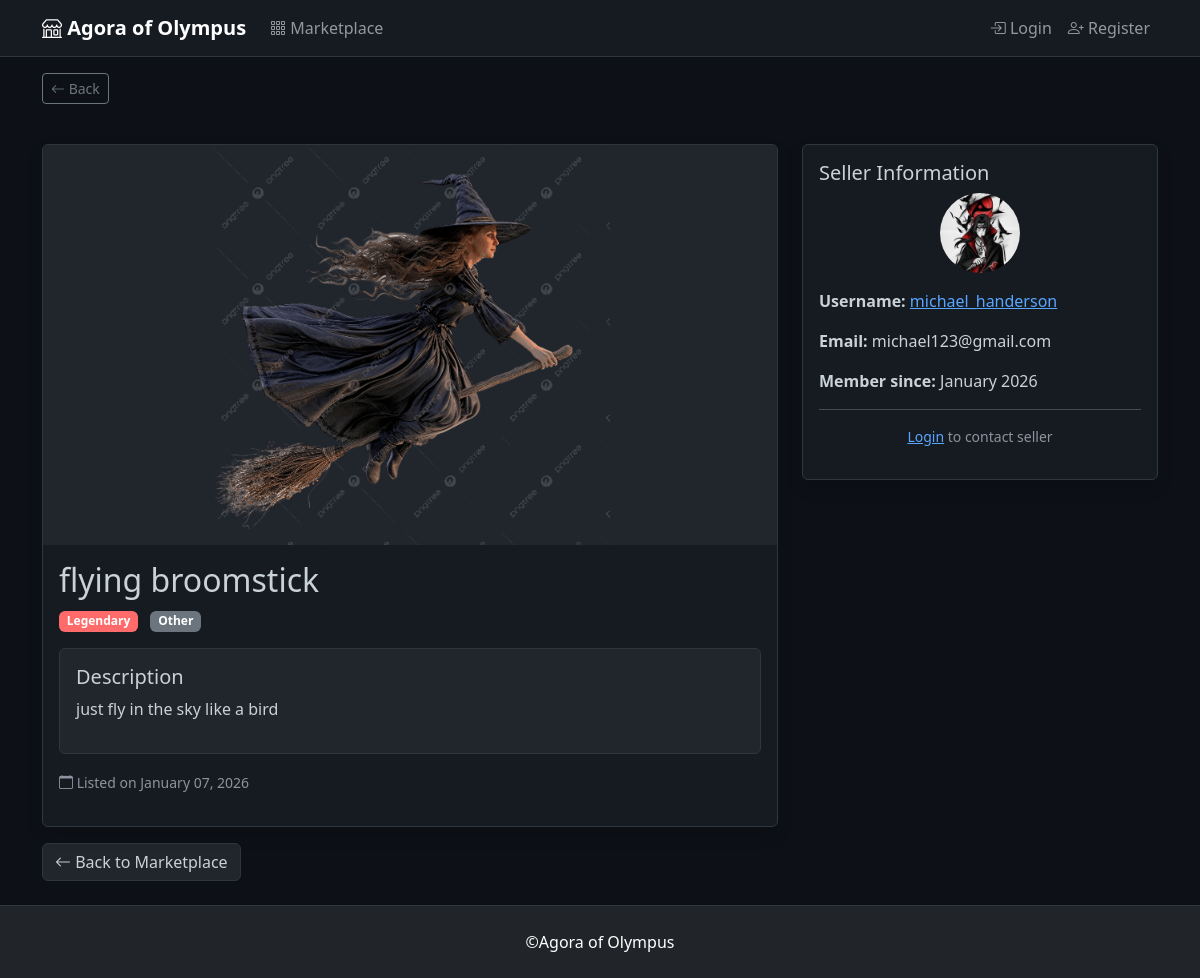
Screenshot of /item/4 with the database file from the repository.
### app/models.py (models this page shows, shortened)
class Item(db.Model):
    id = db.Column(db.Integer, primary_key=True)
    name = db.Column(db.String(100), nullable=False)
    description = db.Column(db.Text, nullable=False)
    image = db.Column(db.String(200), default='default_item.png')
    category = db.Column(db.String(50), nullable=False)
    rarity = db.Column(db.String(20), nullable=False)
    seller_id = db.Column(db.Integer, db.ForeignKey('user.id'), nullable=False)
    created_at = db.Column(db.DateTime, default=datetime.utcnow)
    messages = db.relationship('Message', backref='item', lazy='dynamic', cascade='all, delete-orphan')

class User(UserMixin, db.Model):
    id = db.Column(db.Integer, primary_key=True)
    username = db.Column(db.String(80), unique=True, nullable=False)
    email = db.Column(db.String(120), unique=True, nullable=False)
    password_hash = db.Column(db.String(200), nullable=False)
    avatar = db.Column(db.String(200), default='default_avatar.png')
    created_at = db.Column(db.DateTime, default=datetime.utcnow)
    items = db.relationship('Item', backref='seller', lazy='dynamic', cascade='all, delete-orphan')
    sent_messages = db.relationship('Message', foreign_keys='Message.sender_id',
                                   backref='sender', lazy='dynamic', cascade='all, delete-orphan')
    received_messages = db.relationship('Message', foreign_keys='Message.recipient_id',
                                       backref='recipient', lazy='dynamic', cascade='all, delete-orphan')

### app/routes.py (the view)
@main.route('/item/<int:item_id>')
def item_detail(item_id):
    item = Item.query.get_or_404(item_id)
    return render_template('item_detail.html', item=item)

### app/templates/item_detail.html (shortened to what this page needs)
{% extends "base.html" %}
{% block content %}
<div class="row">
    <div class="col-md-8">
        <div class="card shadow">
            <img src="{{ url_for('static', filename='uploads/items/' + item.image) }}" class="card-img-top"
                alt="{{ item.name }}" style="max-height: 400px; object-fit: contain; background-color: #21262d;"
                onerror="if(this.src!='https://via.placeholder.com/800x400?text=No+Image')this.src='https://via.placeholder.com/800x400?text=No+Image';">
            <div class="card-body">
                <div class="d-flex justify-content-between align-items-start mb-3">
                    <div>
                        <h2>{{ item.name }}</h2>
                        <span class="badge rarity-{{ item.rarity }} me-2">{{ item.rarity.title() }}</span>
                        <span class="badge bg-secondary">{{ item.category.title() }}</span>
                    </div>
                </div>
                <div class="alert alert-light">
                    <h5>Description</h5>
                    <p style="white-space: pre-wrap;">{{ item.description }}</p>
                </div>
                <p class="text-muted">
                    <small><i class="bi bi-calendar"></i> Listed on {{ item.created_at.strftime('%B %d, %Y') }}</small>
                </p>
            </div>
        </div>
    </div>
    <div class="col-md-4">
        <div class="card shadow">
            <div class="card-body">
                <h5 class="card-title">Seller Information</h5>
                <div class="text-center mb-3">
                    <img src="{{ url_for('static', filename='uploads/avatars/' + item.seller.avatar) }}"
                        alt="{{ item.seller.username }}" class="rounded-circle"
                        style="width: 80px; height: 80px; object-fit: cover;"
                        onerror="if(this.src!='https://via.placeholder.com/80?text=User')this.src='https://via.placeholder.com/80?text=User';">
                </div>
                <p><strong>Username:</strong> <a href="{{ url_for('main.profile', username=item.seller.username) }}">{{
                        item.seller.username }}</a></p>
                <p><strong>Email:</strong> {{ item.seller.email }}</p>
                <p><strong>Member since:</strong> {{ item.seller.created_at.strftime('%B %Y') }}</p>
                {% if current_user.is_authenticated and current_user.id != item.seller_id %}
                <hr>
                <a href="{{ url_for('main.chat', other_user_id=item.seller.id, item_id=item.id) }}"
                    class="btn btn-success w-100">
                    <i class="bi bi-chat-dots"></i> Chat with Seller
                </a>
                {% elif not current_user.is_authenticated %}
                <hr>
                <p class="text-muted small text-center">
                    <a href="{{ url_for('auth.login') }}">Login</a> to contact seller
                </p>
                {% endif %}
            </div>
        </div>
    </div>
</div>
<div class="mt-3">
    <a href="{{ url_for('main.marketplace') }}" class="btn btn-secondary">
        <i class="bi bi-arrow-left"></i> Back to Marketplace
    </a>
</div>
{% endblock %}

### app/templates/base.html (style rules this page uses)
:root { --bg-primary: #0d1117; --bg-secondary: #161b22; --bg-tertiary: #21262d; --border-color: #30363d; --text-primary: #c9d1d9; --text-secondary: #8b949e; --accent-blue: #58a6ff; --accent-purple: #bc8cff; --accent-green: #3fb950; }
html, body { height: 100%; margin: 0; background-color: var(--bg-primary); color: var(--text-primary); }
body { display: flex; flex-direction: column; }
.card { background-color: var(--bg-secondary); border: 1px solid var(--border-color); color: var(--text-primary); }
.alert-light { background-color: var(--bg-tertiary); border-color: var(--border-color); color: var(--text-primary); }
a { color: var(--accent-blue); }
.btn-secondary { background-color: var(--bg-tertiary); border-color: var(--border-color); color: var(--text-primary); }
.rarity-legendary { background-color: #ff6b6b; color: white; }
.text-muted { color: var(--text-secondary) !important; }

### rows the page displays
Item: image (picture), name "flying broomstick", rarity "Legendary", category "Other", description "just fly in the sky like a bird", created_at "January 07, 2026"
User: avatar (picture), seller.username "michael_handerson", seller.email "michael123@gmail.com", seller.created_at "January 2026"
